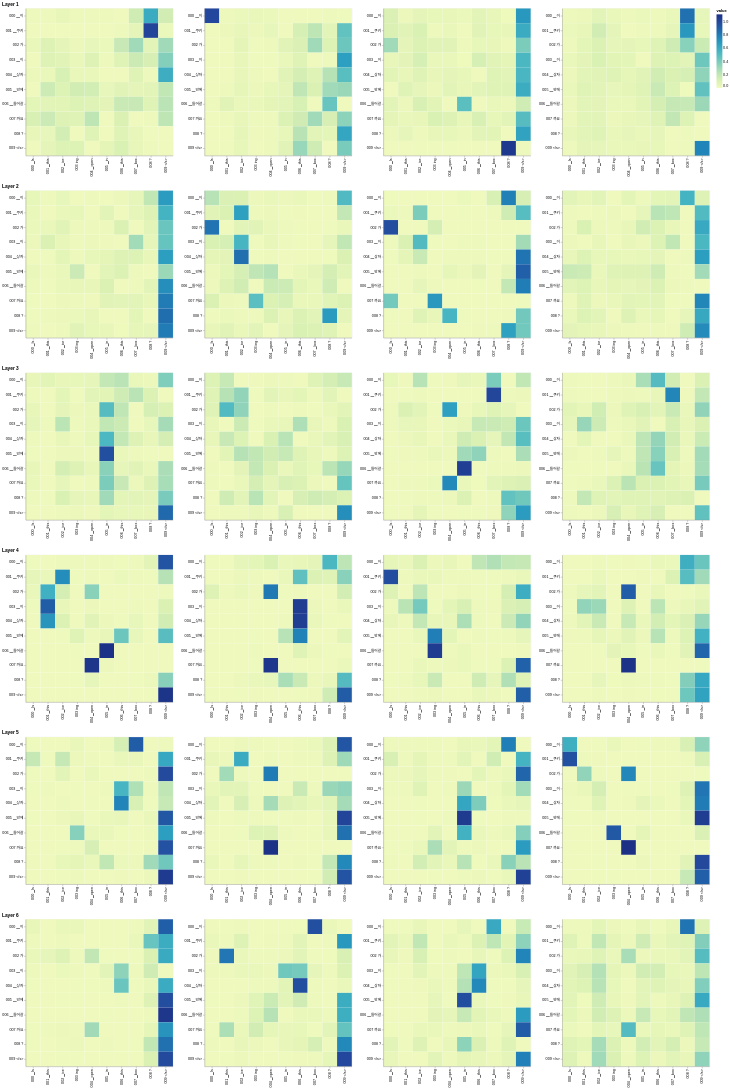

Notebook source saved alongside this figure:
### Code cell
def viz_decoder_src():
    model, example_data = run_model_example(n_examples=1)
    example = example_data[len(example_data) - 1]

    print(f"==>> len(example[1]): {len(example[1])}")
    print(f"==>> len(example[4]): {len(example[4])}")
    print(f"==>> max(len(example[1]), len(example[4])): {max(len(example[1]), len(example[4]))}")

    layer_viz = [
        visualize_layer(
            model,
            layer,
            get_decoder_src,
            max(len(example[1]), len(example[4])),
            example[1],
            example[4],
        )
        for layer in range(6)
    ]
    return alt.hconcat(
        layer_viz[0]
        & layer_viz[1]
        & layer_viz[2]
        & layer_viz[3]
        & layer_viz[4]
        & layer_viz[5]
    )


viz_decoder_src()
